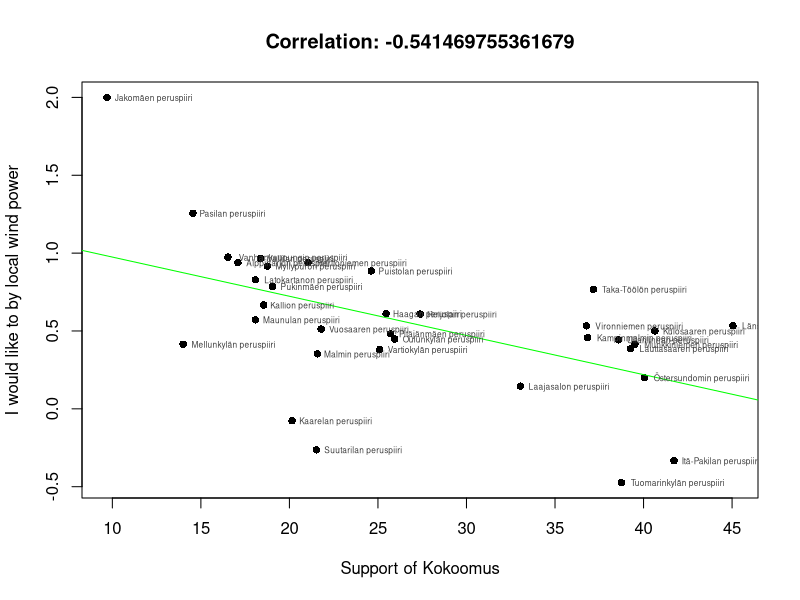

Reproduce this figure in R.
## ---- chunk 1
# See: https://bookdown.org/yihui/rmarkdown/revealjs.html
knitr::opts_chunk$set(echo = FALSE)
## ---- chunk 2
library(readr)

# TODO: Data loading and splitting should be available in a "library"
# So that we can easily include it in 1) pitch, 2) report, 3) Shiny app

combined_data <- read_delim("../derived_data/combined_data.csv", 
                            "\t", escape_double = FALSE, trim_ws = TRUE)

# Subset the data by columns
turbines <- combined_data[, 1:18]
census <- combined_data[, 19:38]

## ---- chunk 3
# TODO: This too should be in a "library"

# Simple linear regression
model_and_plot <- function(x, y, axis_labels) {
  # Read more at: http://r-statistics.co/Linear-Regression.html
  model <- lm(y ~ x)
  plot(x, y,
       pch = 16,
       xlab = axis_labels[[1]],
       ylab = axis_labels[[2]])
  
  abline(model, col = "green")
  
  text(x, y,
       labels = combined_data$`District name`,
       col = "#404040",
       cex = 0.5,
       adj = c(-0.1, 0.5))
  
  title(paste("Correlation:", cor(y, x)))
}

model_and_plot(census$KOK,
               turbines$`I would like to buy local wind power in Helsinki, even if cheaper electricity would be available from elsewhere`,
               list(
                 "Support of Kokoomus",
                 "I would like to by local wind power"))
